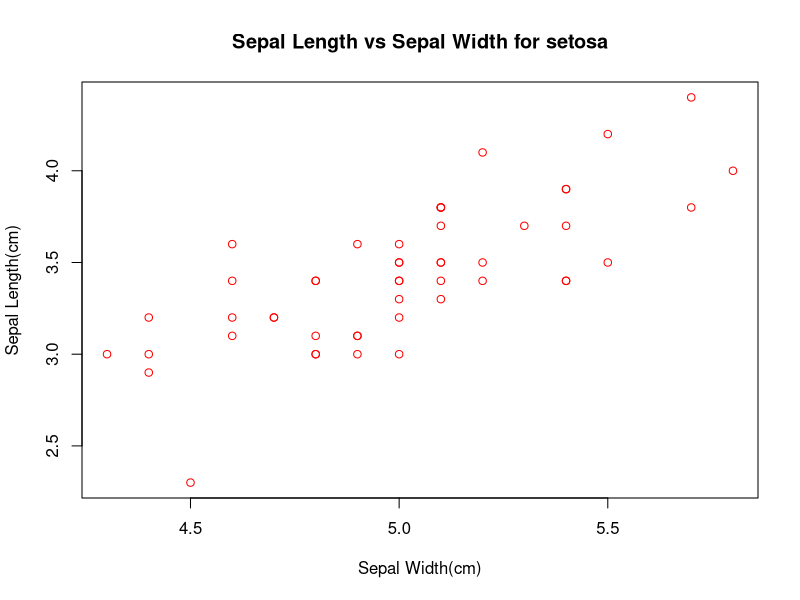
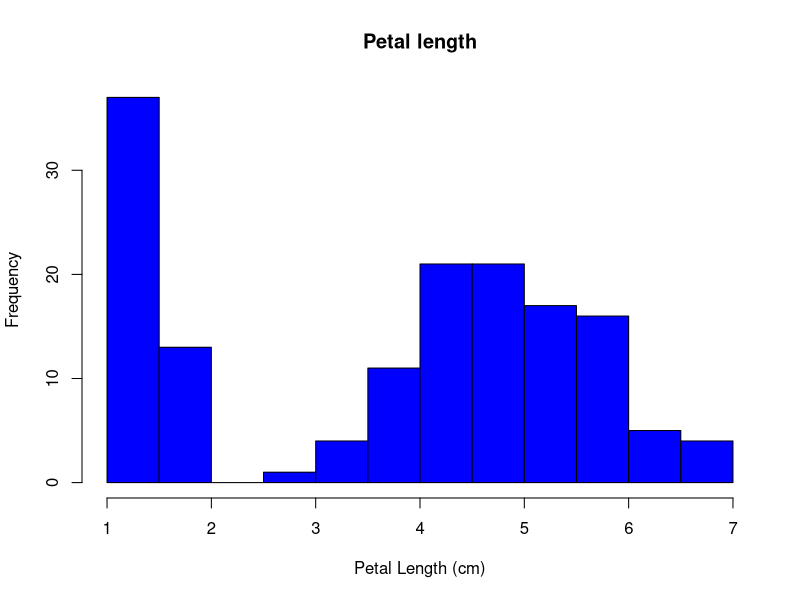
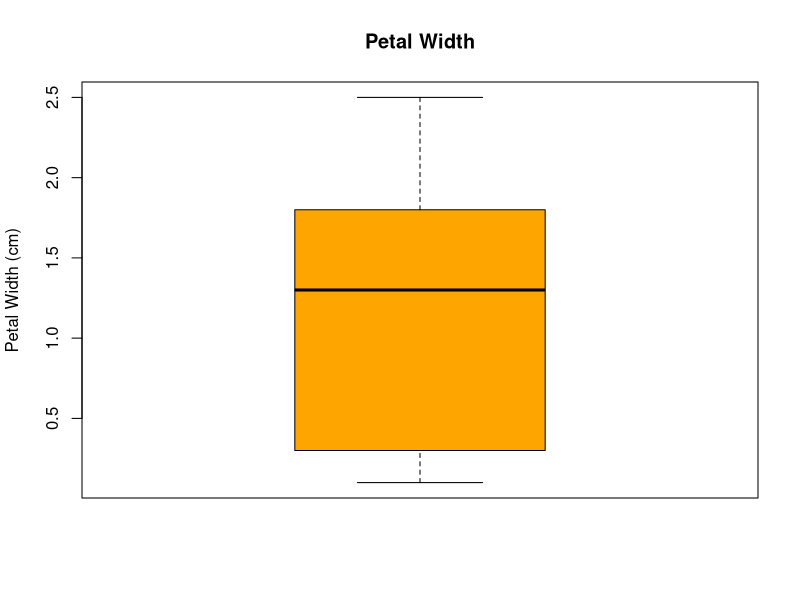

Source code (R) for these figures, in order:
data(iris)

# a
summary(iris)

# b
# c
setosa <- subset(iris, Species == "setosa")
with(
    setosa,
    plot(Sepal.Length, Sepal.Width,
    col = "red",
    xlab = "Sepal Width(cm)",
    ylab = "Sepal Length(cm)",
    main = "Sepal Length vs Sepal Width for setosa")
)

# d
with(
    iris,
    hist(
        Petal.Length,
        main = "Petal length",
        xlab = "Petal Length (cm)",
        col = "blue"
    )
)

# e
versicolor = subset(iris, Species = "versicolor")
with(
    versicolor,
    boxplot(
        Petal.Width,
        ylab = "Petal Width (cm)",
        main = "Petal Width",
        col = "orange"
    )
)
